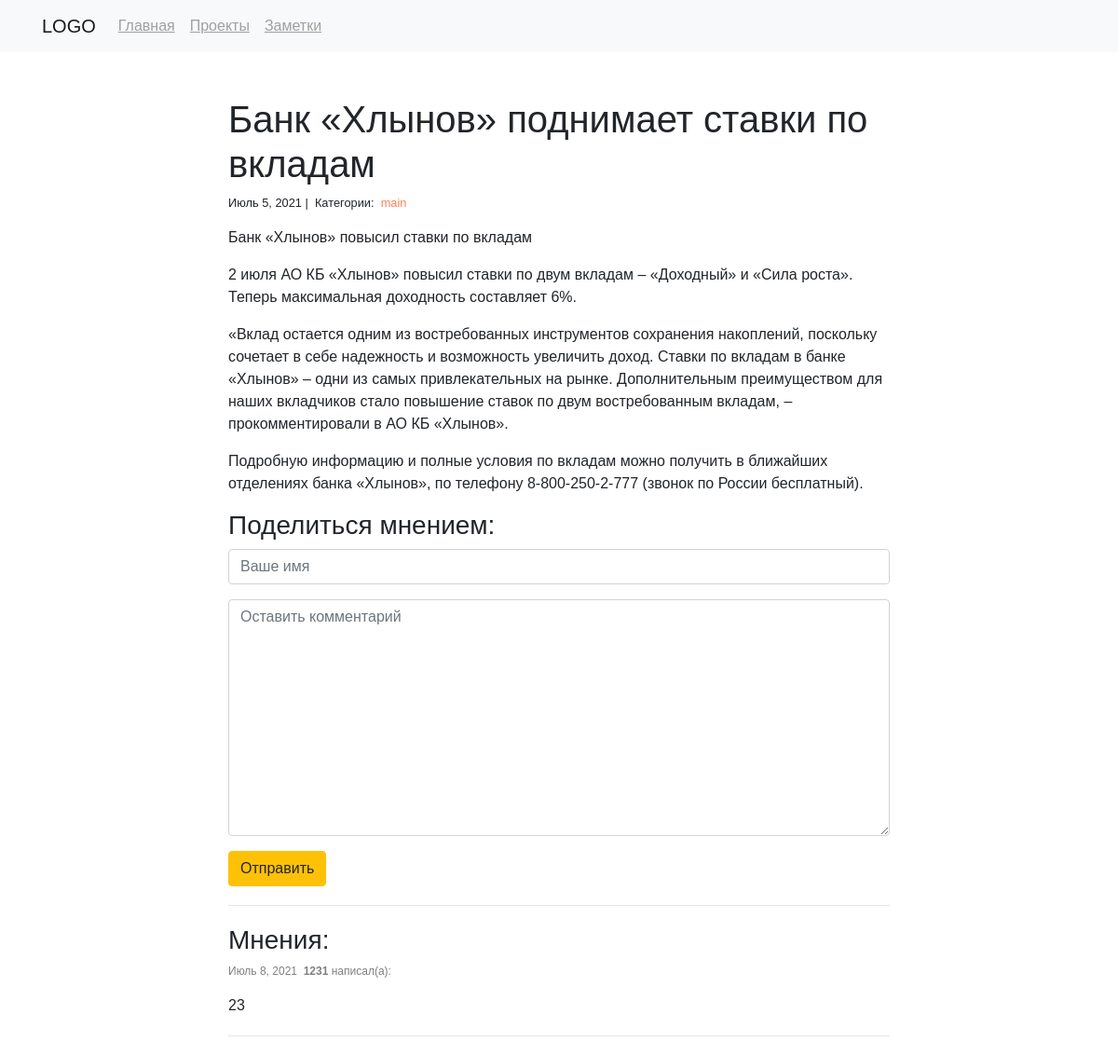
Page /blog/1/ on the committed database.
### blog/models.py (models this page shows)
class Post(models.Model):
    title = models.CharField(max_length=255)
    body = models.TextField()
    created_on = models.DateTimeField(auto_now_add=True)
    last_modified = models.DateTimeField(auto_now=True)
    categories = models.ManyToManyField("Category", related_name="posts")

class Category(models.Model):
    name = models.CharField(max_length=20)

class Comment(models.Model):
    author = models.CharField(max_length=60)
    body = models.TextField()
    created_on = models.DateTimeField(auto_now_add=True)
    post = models.ForeignKey("Post", on_delete=models.CASCADE)

### blog/views.py (the view, shortened to what this page needs)
# urls.py: path("<int:pk>/", views.blog_detail, name="blog_detail"),
def blog_detail(request, pk):
    post = Post.objects.get(pk=pk)
    comments = Comment.objects.filter(post=post)
    form = CommentForm()
    context = {"post": post, "comments": comments, "form": form}
    return render(request, "blog_detail.html", context)

### blog/forms.py
class CommentForm(forms.Form):
    author = forms.CharField(
        max_length=60,
        widget=forms.TextInput(
            attrs={"class": "form-control", "placeholder": "Ваше имя"}
        ),
    )
    body = forms.CharField(
        widget=forms.Textarea(
            attrs={"class": "form-control", "placeholder": "Оставить комментарий"}
        )
    )

### blog/templates/blog_detail.html (shortened to what this page needs)
{% extends "base.html" %}
{% block page_content %}
<div class="col-md-8 offset-md-2">
    <br>
    <br>
    <h1>{{ post.title }}</h1>
    <small>
        {{ post.created_on.date }} |&nbsp;
        Категории:&nbsp;
        {% for category in post.categories.all %}
        <a class="category-link" href="{% url 'blog_category' category.name %}">
            {{ category.name }}
        </a>&nbsp;
        {% endfor %}
    </small>
    <p>{{ post.body | linebreaks }}</p>
    <h3>Поделиться мнением:</h3>
    <form action="/blog/{{ post.pk }}/" method="post">
        <div class="form-group">
            {{ form.author }}
        </div>
        <div class="form-group">
            {{ form.body }}
        </div>
        <button type="submit" class="btn btn-warning">Отправить</button>
    </form>
    <hr class="hr-margins">
    <h3>Мнения:</h3>
    {% for comment in comments %}
    <p class="opinion-text">
        {{comment.created_on.date }}&nbsp;
        <b>{{ comment.author }}</b> написал(а):
    </p>
    <p>{{ comment.body }}</p>
    <hr class="hr-margins">
    {% endfor %}
</div>
{% endblock %}

### static/css/style.css (style rules this page uses)
.category-link { color: coral !important; }
.opinion-text { color:grey; font-size: 12px; }
.hr-margins { margin: 20px 0px 20px 0px; }

### rows in the picture
Post: title "Банк «Хлынов» поднимает ставки по вкладам", created_on "Июль 5, 2021", body "Банк «Хлынов» повысил ставки по вкладам 2 июля АО КБ «Хлынов» повысил ставки по двум вкладам – «Доходный» и «Сила роста». Теперь максимальная доходность составляет 6%. «Вклад остается одним из востребованных инструментов сохранения накоплений, поскольку сочетает в себе надежность и возможность увеличить доход. Ставки по вкладам в банке «Хлынов» – одни из самых привлекательных на рынке. Дополнительным преимуществом для наших вкладчиков стало повышение ставок по двум востребованным вкладам, – прокомментировали в АО КБ «Хлынов». Подробную информацию и полные условия по вкладам можно получить в ближайших отделениях банка «Хлынов», по телефону 8-800-250-2-777 (звонок по России бесплатный)."
Category: name "main"
Comment: created_on "Июль 8, 2021", author "1231", body "23"
